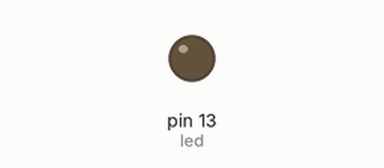
Recording of a sketch running on a simulated Arduino Uno, built with avr-gcc and run on an emulated ATmega328P. Shown: output pins drawn as LEDs (lit = HIGH). Sleep ends after the set time or at an interrupt.

Above: at 22.4 s.
At 44.2 s:
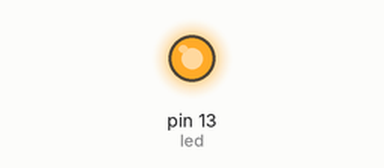
Timing chart, 0 to 56.2 s (numbered marks = the images above):
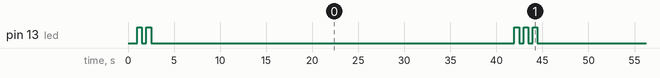

Measured:
- by itself, pin 13 (led): repeats every 42.0 s: HIGH 0.50 s, LOW 39.5 s, 2 × (HIGH 0.50 s, LOW 0.50 s)
- by itself, everything shown: repeats every 41.0 s, in 6 steps

The sketch:

sleeptest.ino
```cpp
#include <avr/wdt.h>            // library for default watchdog functions
#include <avr/interrupt.h>      // library for interrupts handling
#include <avr/sleep.h>          // library for sleep
#include <avr/power.h>          // library for power control

int nbr_remaining;

#define led 13

ISR(WDT_vect) {
  wdt_reset();
}

void configure_wdt(void) {
  cli();                           // disable interrupts for changing the registers
  MCUSR = 0;                       // reset status register flags
                                   // Put timer in interrupt-only mode:
  WDTCSR |= 0b00011000;            // Set WDCE (5th from left) and WDE (4th from left) to enter config mode,
                                   // using bitwise OR assignment (leaves other bits unchanged).
  WDTCSR =  0b01000000 | 0b100001; // set WDIE: interrupt enabled
                                   // clr WDE: reset disabled
                                   // and set delay interval (right side of bar) to 8 seconds
  sei();                           // re-enable interrupts
  //  8 seconds: 0b100001
}

void sleep(int ncycles) {
  nbr_remaining = ncycles; // defines how many cycles should sleep
  set_sleep_mode(SLEEP_MODE_PWR_DOWN);
  power_adc_disable();

  while (nbr_remaining > 0){ // while some cycles left, sleep!
  sleep_mode();
  sleep_disable();
  nbr_remaining = nbr_remaining - 1;
  }

  power_all_enable();

}

void setup(){

  pinMode(led, OUTPUT);
  digitalWrite(led, LOW);
  delay(1000);

  configure_wdt();

  digitalWrite(led, HIGH);
  delay(500);
  digitalWrite(led, LOW);
  delay(500);
  digitalWrite(led, HIGH);
  delay(500);
  digitalWrite(led, LOW);
  delay(500);

}

void loop(){

  sleep(5);

  // usefull stuff should be done here before next long sleep
  // blink three times
  digitalWrite(led, HIGH);
  delay(500);
  digitalWrite(led, LOW);
  delay(500);
  digitalWrite(led, HIGH);
  delay(500);
  digitalWrite(led, LOW);
  delay(500);
  digitalWrite(led, HIGH);
  delay(500);
  digitalWrite(led, LOW);
  delay(500);

}
```
